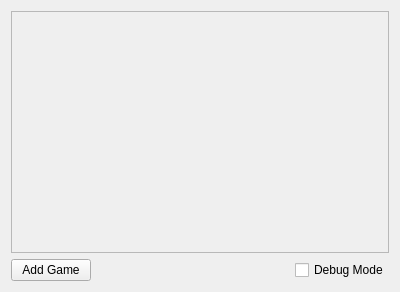
<?xml version="1.0" encoding="UTF-8"?>
<ui version="4.0">
 <class>settingWidgetManager</class>
 <widget class="QWidget" name="settingWidgetManager">
  <property name="geometry">
   <rect>
    <x>0</x>
    <y>0</y>
    <width>400</width>
    <height>292</height>
   </rect>
  </property>
  <property name="windowTitle">
   <string>Game Settings Manager</string>
  </property>
  <layout class="QVBoxLayout" name="verticalLayout_2">
   <item>
    <widget class="QScrollArea" name="settingWidgetScrollArea">
     <property name="widgetResizable">
      <bool>true</bool>
     </property>
     <widget class="QWidget" name="scrollAreaWidgetContents">
      <property name="geometry">
       <rect>
        <x>0</x>
        <y>0</y>
        <width>380</width>
        <height>241</height>
       </rect>
      </property>
      <layout class="QVBoxLayout" name="settingWidgetLayout"/>
     </widget>
    </widget>
   </item>
   <item>
    <layout class="QHBoxLayout" name="horizontalLayout">
     <item>
      <widget class="QPushButton" name="addGameButton">
       <property name="text">
        <string>Add Game</string>
       </property>
      </widget>
     </item>
     <item>
      <spacer name="horizontalSpacer">
       <property name="orientation">
        <enum>Qt::Horizontal</enum>
       </property>
       <property name="sizeHint" stdset="0">
        <size>
         <width>40</width>
         <height>20</height>
        </size>
       </property>
      </spacer>
     </item>
     <item>
      <widget class="QCheckBox" name="debugCB">
       <property name="text">
        <string>Debug Mode</string>
       </property>
      </widget>
     </item>
    </layout>
   </item>
  </layout>
 </widget>
 <resources/>
 <connections/>
</ui>
